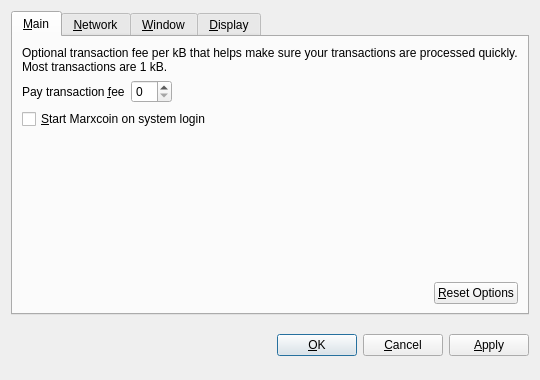
<?xml version="1.0" encoding="UTF-8"?>
<ui version="4.0">
 <class>OptionsDialog</class>
 <widget class="QDialog" name="OptionsDialog">
  <property name="geometry">
   <rect>
    <x>0</x>
    <y>0</y>
    <width>540</width>
    <height>380</height>
   </rect>
  </property>
  <property name="windowTitle">
   <string>Options</string>
  </property>
  <property name="modal">
   <bool>true</bool>
  </property>
  <layout class="QVBoxLayout" name="verticalLayout">
   <item>
    <widget class="QTabWidget" name="tabWidget">
     <property name="tabPosition">
      <enum>QTabWidget::North</enum>
     </property>
     <property name="currentIndex">
      <number>0</number>
     </property>
     <widget class="QWidget" name="tabMain">
      <attribute name="title">
       <string>&amp;Main</string>
      </attribute>
      <layout class="QVBoxLayout" name="verticalLayout_Main">
       <item>
        <widget class="QLabel" name="transactionFeeInfoLabel">
         <property name="text">
          <string>Optional transaction fee per kB that helps make sure your transactions are processed quickly. Most transactions are 1 kB.</string>
         </property>
         <property name="textFormat">
          <enum>Qt::PlainText</enum>
         </property>
         <property name="wordWrap">
          <bool>true</bool>
         </property>
        </widget>
       </item>
       <item>
        <layout class="QHBoxLayout" name="horizontalLayout_1_Main">
         <item>
          <widget class="QLabel" name="transactionFeeLabel">
           <property name="text">
            <string>Pay transaction &amp;fee</string>
           </property>
           <property name="textFormat">
            <enum>Qt::PlainText</enum>
           </property>
           <property name="buddy">
            <cstring>transactionFee</cstring>
           </property>
          </widget>
         </item>
         <item>
          <widget class="BitcoinAmountField" name="transactionFee"/>
         </item>
         <item>
          <spacer name="horizontalSpacer_1_Main">
           <property name="orientation">
            <enum>Qt::Horizontal</enum>
           </property>
           <property name="sizeHint" stdset="0">
            <size>
             <width>40</width>
             <height>20</height>
            </size>
           </property>
          </spacer>
         </item>
        </layout>
       </item>
       <item>
        <widget class="QCheckBox" name="bitcoinAtStartup">
         <property name="toolTip">
          <string>Automatically start Marxcoin after logging in to the system.</string>
         </property>
         <property name="text">
          <string>&amp;Start Marxcoin on system login</string>
         </property>
        </widget>
       </item>
       <item>
        <spacer name="verticalSpacer_Main">
         <property name="orientation">
          <enum>Qt::Vertical</enum>
         </property>
         <property name="sizeHint" stdset="0">
          <size>
           <width>20</width>
           <height>40</height>
          </size>
         </property>
        </spacer>
       </item>
       <item>
        <layout class="QHBoxLayout" name="horizontalLayout_2_Main">
         <item>
          <spacer name="horizontalSpacer_2_Main">
           <property name="orientation">
            <enum>Qt::Horizontal</enum>
           </property>
           <property name="sizeHint" stdset="0">
            <size>
             <width>40</width>
             <height>20</height>
            </size>
           </property>
          </spacer>
         </item>
         <item>
          <widget class="QPushButton" name="resetButton">
           <property name="toolTip">
            <string>Reset all client options to default.</string>
           </property>
           <property name="text">
            <string>&amp;Reset Options</string>
           </property>
           <property name="autoDefault">
            <bool>false</bool>
           </property>
          </widget>
         </item>
        </layout>
       </item>
      </layout>
     </widget>
     <widget class="QWidget" name="tabNetwork">
      <attribute name="title">
       <string>&amp;Network</string>
      </attribute>
      <layout class="QVBoxLayout" name="verticalLayout_Network">
       <item>
        <widget class="QCheckBox" name="mapPortUpnp">
         <property name="toolTip">
          <string>Automatically open the Marxcoin client port on the router. This only works when your router supports UPnP and it is enabled.</string>
         </property>
         <property name="text">
          <string>Map port using &amp;UPnP</string>
         </property>
        </widget>
       </item>
       <item>
        <widget class="QCheckBox" name="connectSocks">
         <property name="toolTip">
          <string>Connect to the Marxcoin network through a SOCKS proxy (e.g. when connecting through Tor).</string>
         </property>
         <property name="text">
          <string>&amp;Connect through SOCKS proxy:</string>
         </property>
        </widget>
       </item>
       <item>
        <layout class="QHBoxLayout" name="horizontalLayout_Network">
         <item>
          <widget class="QLabel" name="proxyIpLabel">
           <property name="text">
            <string>Proxy &amp;IP:</string>
           </property>
           <property name="textFormat">
            <enum>Qt::PlainText</enum>
           </property>
           <property name="buddy">
            <cstring>proxyIp</cstring>
           </property>
          </widget>
         </item>
         <item>
          <widget class="QValidatedLineEdit" name="proxyIp">
           <property name="maximumSize">
            <size>
             <width>140</width>
             <height>16777215</height>
            </size>
           </property>
           <property name="toolTip">
            <string>IP address of the proxy (e.g. 127.0.0.1)</string>
           </property>
          </widget>
         </item>
         <item>
          <widget class="QLabel" name="proxyPortLabel">
           <property name="text">
            <string>&amp;Port:</string>
           </property>
           <property name="textFormat">
            <enum>Qt::PlainText</enum>
           </property>
           <property name="buddy">
            <cstring>proxyPort</cstring>
           </property>
          </widget>
         </item>
         <item>
          <widget class="QLineEdit" name="proxyPort">
           <property name="maximumSize">
            <size>
             <width>55</width>
             <height>16777215</height>
            </size>
           </property>
           <property name="toolTip">
            <string>Port of the proxy (e.g. 9050)</string>
           </property>
          </widget>
         </item>
         <item>
          <widget class="QLabel" name="socksVersionLabel">
           <property name="text">
            <string>SOCKS &amp;Version:</string>
           </property>
           <property name="textFormat">
            <enum>Qt::PlainText</enum>
           </property>
           <property name="buddy">
            <cstring>socksVersion</cstring>
           </property>
          </widget>
         </item>
         <item>
          <widget class="QValueComboBox" name="socksVersion">
           <property name="toolTip">
            <string>SOCKS version of the proxy (e.g. 5)</string>
           </property>
          </widget>
         </item>
         <item>
          <spacer name="horizontalSpacer_Network">
           <property name="orientation">
            <enum>Qt::Horizontal</enum>
           </property>
           <property name="sizeHint" stdset="0">
            <size>
             <width>40</width>
             <height>20</height>
            </size>
           </property>
          </spacer>
         </item>
        </layout>
       </item>
       <item>
        <spacer name="verticalSpacer_Network">
         <property name="orientation">
          <enum>Qt::Vertical</enum>
         </property>
         <property name="sizeHint" stdset="0">
          <size>
           <width>20</width>
           <height>40</height>
          </size>
         </property>
        </spacer>
       </item>
      </layout>
     </widget>
     <widget class="QWidget" name="tabWindow">
      <attribute name="title">
       <string>&amp;Window</string>
      </attribute>
      <layout class="QVBoxLayout" name="verticalLayout_Window">
       <item>
        <widget class="QCheckBox" name="minimizeToTray">
         <property name="toolTip">
          <string>Show only a tray icon after minimizing the window.</string>
         </property>
         <property name="text">
          <string>&amp;Minimize to the tray instead of the taskbar</string>
         </property>
        </widget>
       </item>
       <item>
        <widget class="QCheckBox" name="minimizeOnClose">
         <property name="toolTip">
          <string>Minimize instead of exit the application when the window is closed. When this option is enabled, the application will be closed only after selecting Quit in the menu.</string>
         </property>
         <property name="text">
          <string>M&amp;inimize on close</string>
         </property>
        </widget>
       </item>
       <item>
        <spacer name="verticalSpacer_Window">
         <property name="orientation">
          <enum>Qt::Vertical</enum>
         </property>
         <property name="sizeHint" stdset="0">
          <size>
           <width>20</width>
           <height>40</height>
          </size>
         </property>
        </spacer>
       </item>
      </layout>
     </widget>
     <widget class="QWidget" name="tabDisplay">
      <attribute name="title">
       <string>&amp;Display</string>
      </attribute>
      <layout class="QVBoxLayout" name="verticalLayout_Display">
       <item>
        <layout class="QHBoxLayout" name="horizontalLayout_1_Display">
         <item>
          <widget class="QLabel" name="langLabel">
           <property name="text">
            <string>User Interface &amp;language:</string>
           </property>
           <property name="textFormat">
            <enum>Qt::PlainText</enum>
           </property>
           <property name="buddy">
            <cstring>lang</cstring>
           </property>
          </widget>
         </item>
         <item>
          <widget class="QValueComboBox" name="lang">
           <property name="toolTip">
            <string>The user interface language can be set here. This setting will take effect after restarting Marxcoin.</string>
           </property>
          </widget>
         </item>
        </layout>
       </item>
       <item>
        <layout class="QHBoxLayout" name="horizontalLayout_2_Display">
         <item>
          <widget class="QLabel" name="unitLabel">
           <property name="text">
            <string>&amp;Unit to show amounts in:</string>
           </property>
           <property name="textFormat">
            <enum>Qt::PlainText</enum>
           </property>
           <property name="buddy">
            <cstring>unit</cstring>
           </property>
          </widget>
         </item>
         <item>
          <widget class="QValueComboBox" name="unit">
           <property name="toolTip">
            <string>Choose the default subdivision unit to show in the interface and when sending coins.</string>
           </property>
          </widget>
         </item>
        </layout>
       </item>
       <item>
        <widget class="QCheckBox" name="displayAddresses">
         <property name="toolTip">
          <string>Whether to show Marxcoin addresses in the transaction list or not.</string>
         </property>
         <property name="text">
          <string>&amp;Display addresses in transaction list</string>
         </property>
        </widget>
       </item>
       <item>
        <spacer name="verticalSpacer_Display">
         <property name="orientation">
          <enum>Qt::Vertical</enum>
         </property>
         <property name="sizeHint" stdset="0">
          <size>
           <width>20</width>
           <height>40</height>
          </size>
         </property>
        </spacer>
       </item>
      </layout>
     </widget>
    </widget>
   </item>
   <item>
    <layout class="QHBoxLayout" name="horizontalLayout_Buttons">
     <item>
      <spacer name="horizontalSpacer_1">
       <property name="orientation">
        <enum>Qt::Horizontal</enum>
       </property>
       <property name="sizeHint" stdset="0">
        <size>
         <width>40</width>
         <height>48</height>
        </size>
       </property>
      </spacer>
     </item>
     <item>
      <widget class="QLabel" name="statusLabel">
       <property name="font">
        <font>
         <weight>75</weight>
         <bold>true</bold>
        </font>
       </property>
       <property name="text">
        <string/>
       </property>
       <property name="textFormat">
        <enum>Qt::PlainText</enum>
       </property>
       <property name="wordWrap">
        <bool>true</bool>
       </property>
      </widget>
     </item>
     <item>
      <spacer name="horizontalSpacer_2">
       <property name="orientation">
        <enum>Qt::Horizontal</enum>
       </property>
       <property name="sizeHint" stdset="0">
        <size>
         <width>40</width>
         <height>48</height>
        </size>
       </property>
      </spacer>
     </item>
     <item>
      <widget class="QPushButton" name="okButton">
       <property name="text">
        <string>&amp;OK</string>
       </property>
      </widget>
     </item>
     <item>
      <widget class="QPushButton" name="cancelButton">
       <property name="text">
        <string>&amp;Cancel</string>
       </property>
       <property name="autoDefault">
        <bool>false</bool>
       </property>
      </widget>
     </item>
     <item>
      <widget class="QPushButton" name="applyButton">
       <property name="text">
        <string>&amp;Apply</string>
       </property>
       <property name="autoDefault">
        <bool>false</bool>
       </property>
      </widget>
     </item>
    </layout>
   </item>
  </layout>
 </widget>
 <customwidgets>
  <customwidget>
   <class>BitcoinAmountField</class>
   <extends>QSpinBox</extends>
   <header>bitcoinamountfield.h</header>
  </customwidget>
  <customwidget>
   <class>QValueComboBox</class>
   <extends>QComboBox</extends>
   <header>qvaluecombobox.h</header>
  </customwidget>
  <customwidget>
   <class>QValidatedLineEdit</class>
   <extends>QLineEdit</extends>
   <header>qvalidatedlineedit.h</header>
  </customwidget>
 </customwidgets>
 <resources/>
 <connections/>
</ui>
